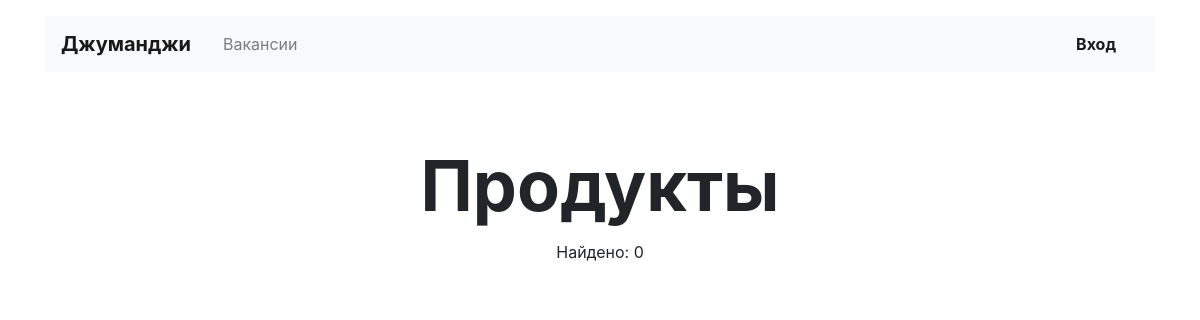
Before: /vacancies/cat/products with the older database file.
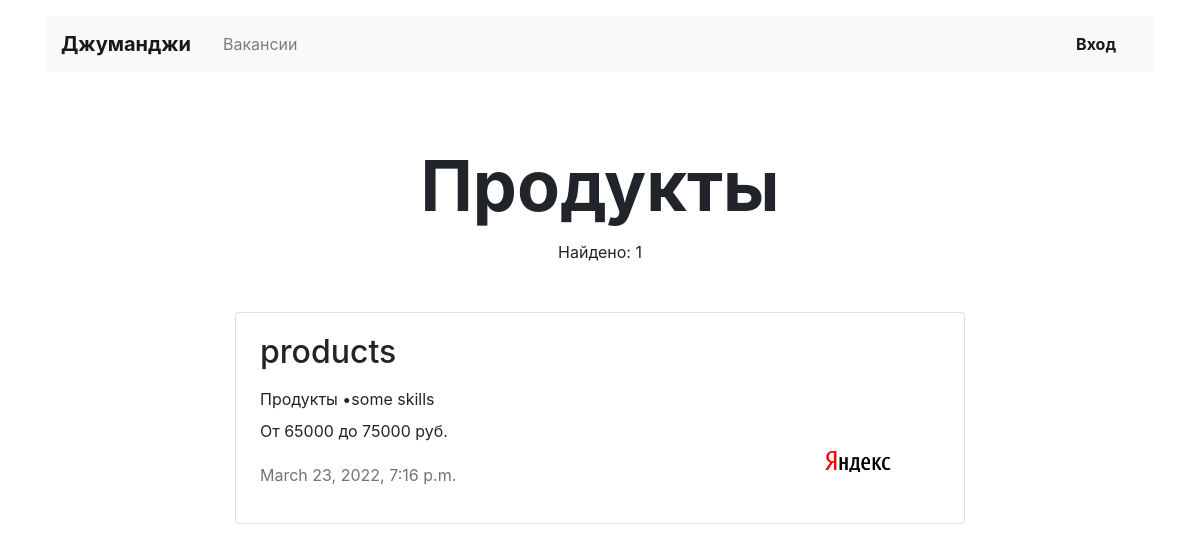
After: the same page with the newer database file.
### vacancies/models.py (models this page shows, shortened)
class Specialty(models.Model):
    code = models.CharField(primary_key=True, max_length=30)
    title = models.CharField(max_length=60)
    picture = models.ImageField(upload_to=settings.MEDIA_SPECIALITY_IMAGE_DIR)

class Vacancy(models.Model):
    title = models.CharField(max_length=60)
    specialty = models.ForeignKey(
        Specialty,
        on_delete=models.CASCADE,
        related_name='vacancies'
    )
    company = models.ForeignKey(
        Company,
        on_delete=models.CASCADE,
        related_name='vacancies'
    )
    skills = models.CharField(max_length=60)
    text = models.TextField()
    salary_min = models.IntegerField()
    salary_max = models.IntegerField()
    published_at = models.DateTimeField(auto_now_add=True)
    def skills_as_list(self):
        return [skill.strip() for skill in self.skills.split(',')]
    def get_absolute_url(self):
        return reverse('vacancy_pk', kwargs={'pk': self.id})
    class Meta:
        verbose_name = 'Вакансии'  # used to display custom name in admin panel. Automaticly add 's' to the end
        verbose_name_plural = 'Вакансии'  # for multy-word
        ordering = ['-published_at']

class Company(models.Model):
    name = models.CharField(max_length=60)
    city = models.CharField(max_length=60)
    logo = models.ImageField(upload_to=settings.MEDIA_COMPANY_IMAGE_DIR, blank=True, null=True)
    description = models.TextField()
    employee_count = models.IntegerField()
    owner = models.OneToOneField(
        User,
        on_delete=models.SET_NULL,
        related_name='company',
        null=True,
        blank=True
    )

### vacancies/views.py (the view)
# urls.py: path('cat/<str:category_name>', vacancies_views.VacanciesByCategory.as_view(), name='all_vacancies_by_category'),
class VacanciesByCategory(ListView):
    template_name = 'vacancies/vacancies.html'
    context_object_name = 'vacancies'
    specialty = None
    def get_context_data(self, *, object_list=None, **kwargs):
        context = super().get_context_data(object_list=object_list, **kwargs)
        context['title'] = self.speciality.title
        return context
    def get_queryset(self):
        self.speciality = get_object_or_404(models.Specialty, code=self.kwargs['category_name'])
        return self.speciality.vacancies.all()

### vacancies/templates/vacancies/vacancies.html
{% extends 'vacancies/Base.html' %}
{% block container %}
<main class="container mt-3">
    <section>
        <h1 class="h1 text-center mx-auto mt-4 pt-5" style="font-size: 70px;"><strong>{{ title }}</strong></h1>
        <p class="text-center pt-1">Найдено: {{ vacancies.count }}</p>
        <div class="row mt-5">
            <div class="col-12 col-lg-8 offset-lg-2 m-auto">
                {% for vacancy in vacancies %}
                    {% include 'vacancies/vacancy_card.html' %}
                {% endfor %}
            </div>
        </div>
    </section>
</main>
{% endblock %}

### vacancies/templates/vacancies/vacancy_card.html
<div class="card mb-4">
    <div class="card-body px-4">
        <div class="row">
            <div class="col-12 col-md-8 col-lg-9">
                <h2 class="h2 pb-2">{{ vacancy.title }}</h2>
                <p class="mb-2">{{ vacancy.specialty.title }}
                    {% for skill in vacancy.skills_as_list %}
                        &bull;{{ skill }}
                    {% endfor %}</p>
                <p>От {{ vacancy.salary_min }} до {{ vacancy.salary_max }} руб.</p>
                <p class="text-muted pt-1">{{ vacancy.published_at }}</p>
            </div>
            <div class="col-12 col-md-4 col-lg-3 d-flex align-items-end">
                <a href="{{ vacancy.get_absolute_url }}"><img src="{{ vacancy.company.logo.url }}" width="130" height="80" alt=""></a>
            </div>
        </div>
    </div>
</div>

Changed rows visible on the page:
computed for Specialty "Продукты": count "0" → "1"
added Vacancy: title "products", specialty "Продукты", skills_as_list "some skills", salary_min "65000", salary_max "75000", published_at "March 23, 2022, 7:16 p.m.", company.logo (picture)
